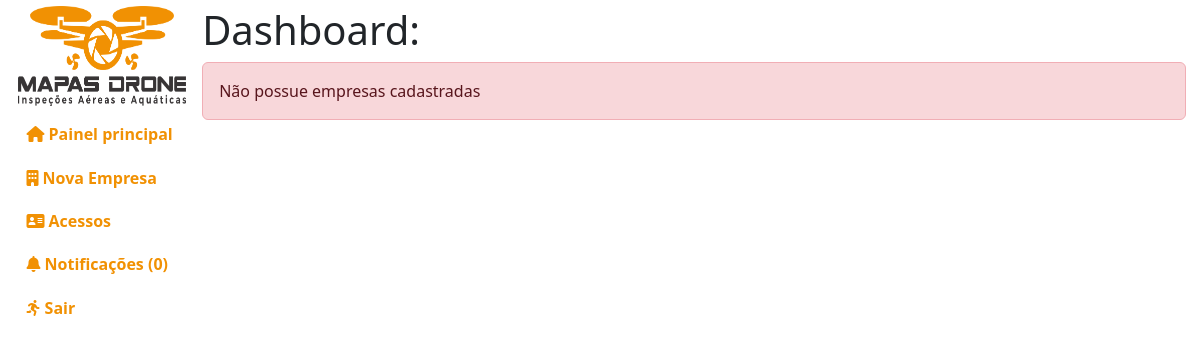
Page /administracao/ (signed in) on the earlier database version.
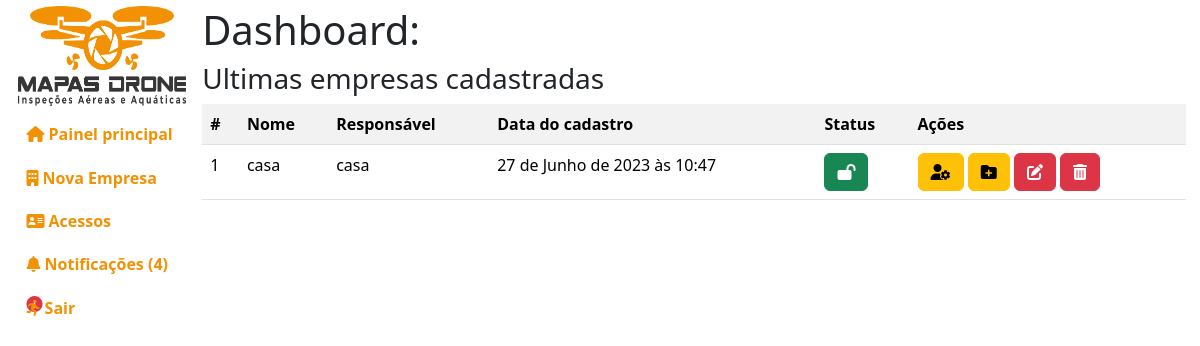
Same page on the later database version.
### empresa/models.py (models this page shows, shortened)
class Empresa(models.Model):
    cnpj = models.CharField(max_length=18, default="", unique=True)
    slug_da_empresa = models.CharField(max_length=255, default="", unique=True)
    nome_da_empresa = models.CharField(max_length=255, default="", unique=True)
    nome_do_responsavel = models.CharField(
        max_length=255, default="", unique=True)
    telefone = models.CharField(max_length=16, default="", unique=True)
    pasta = models.CharField(max_length=255, default="")
    criado = models.DateTimeField(default=timezone.now)
    ativo = models.BooleanField(default=True)
    class Meta:
        db_table = "empresa"
        verbose_name = "Empresa"
        verbose_name_plural = "Empresas"
        ordering = ["-id"]

### administracao/views.py (the view)
# urls.py: path("", views.index),
def index(request):
    if request.user.is_authenticated and request.user.is_superuser:
        empresas = Empresa.objects.all()
        notificacoes = pega_notificacoes()
        context = {"empresas": empresas,
                   "notificacoes": notificacoes, "aviso": aviso()}
        return render(request, "administracao/public/home.html", context)
    info(request, msg="Você não tem permissão para acessar essa página!")
    return redirect("/")

### administracao/views.py (called while the page is built)
def pega_notificacoes(ordem="last"):
    notificacoes = Notificacoes.objects.all()
    return notificacoes

def aviso():
    nl = 0
    aviso = False
    for n in pega_notificacoes():
        if not n.visto:
            nl += 1
    if nl > 0:
        aviso = True
    return aviso

### templates/administracao/public/home.html (shortened to what this page needs)
{% extends 'base.html' %}
{% load static %}
{% load django_bootstrap5 %}
{% block css %}
<link rel="stylesheet" href="{% static 'index/css/administracao.css' %}">
{% endblock %}
{% block ld %}
<h1>Dashboard:</h1>
<div class="ultimas-empresas">
    {% if empresas %}
        <h3>Ultimas empresas cadastradas</h3>
        <table class="table table-striped">
            <tr>
                <th>#</th>
                <th>Nome</th>
                <th>Respons&aacute;vel</th>
                <th>Data do cadastro</th>
                <th>Status</th>
                <th>A&ccedil;&otilde;es</th>
            </tr>
            {% for empresa in empresas%}
            <tr>
                <td>{{empresa.id}}</td>
                <td>{{empresa.nome_da_empresa}}</td>
                <td>{{empresa.nome_do_responsavel}}</td>
                <td>{{empresa.criado}}</td>
                <td>
                    {% if empresa.ativo %}
                        <a class="btn btn-success" href="/empresa/ativar/{{empresa.id}}/desativar/"
                            data-toggle="tooltip" data-placement="top" title="Ativa/Desativar empresa">
                            <i class="fa-solid fa-lock-open"></i>
                        </a>
                    {% else %}
                        <a class="btn btn-danger" href="/empresa/ativar/{{empresa.id}}/ativar/"
                            data-toggle="tooltip" data-placement="top" title="Ativa/Desativar empresa">
                            <i class="fa-solid fa-lock"></i>
                        </a>
                    {% endif %}
                </td>
                <td>
                    <a class="btn btn-warning" href="usuarios/{{empresa.slug_da_empresa}}"
                        data-toggle="tooltip" data-placement="top" title="Gerenciar usu&aacute;rios">
                        <i class="fa-solid fa-user-gear"></i>
                    </a>
                    <a class="btn btn-warning" href="projetos/{{empresa.slug_da_empresa}}"
                        data-toggle="tooltip" data-placement="top" title="Gerenciar Projetos">
                        <i class="fa-solid fa-folder-plus"></i>
                    </a>
                    <a class="btn btn-danger" href="/empresa/editar/{{empresa.id}}"
                        data-toggle="tooltip" data-placement="top" title="Editar empresa">
                        <i class="fa-solid fa-pen-to-square"></i>
                    </a>
                    <a class="btn btn-danger" href="/empresa/excluir/{{empresa.id}}"
                    data-toggle="tooltip" data-placement="top" title="Excluir empresa">
                        <i class="fa-solid fa-trash-can"></i>
                    </a>
                </td>
            </tr>
            {% endfor %}
        </table>
    {% else %}
        <div class="alert alert-danger">N&atilde;o possue empresas cadastradas</div>
    {% endif %}
</div>
{% endblock %}

Differences in the rows shown:
added Empresa: id "1", nome_da_empresa "casa", nome_do_responsavel "casa", criado "27 de Junho de 2023 às 10:47"
Other differences:
{{ notificacoes|length }}: "0" → "4"
text no longer shown: "Não possue empresas cadastradas"
text now shown: "Ultimas empresas cadastradas # Nome Responsável Data do cadastro Status Ações"
